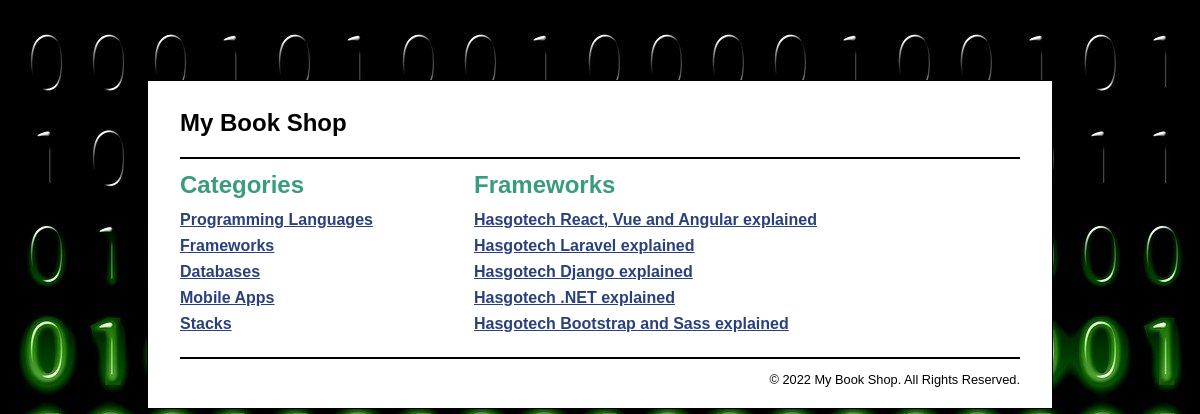
/product_catalog/index.php?category_id=2, run on the app's committed database.
### tables this page shows
CREATE TABLE categories (
  categoryID       INT(11)        NOT NULL   AUTO_INCREMENT,
  categoryName     VARCHAR(255)   NOT NULL,
  PRIMARY KEY (categoryID)
);

CREATE TABLE products (
  productID        INT(11)        NOT NULL   AUTO_INCREMENT,
  categoryID       INT(11)        NOT NULL,
  productCode      VARCHAR(10)    NOT NULL   UNIQUE,
  productName      VARCHAR(255)   NOT NULL,
  listPrice        DECIMAL(10,2)  NOT NULL,
  PRIMARY KEY (productID)
);

### model/category_db.php (called while the page is built, shortened)
<?php
function get_categories() {
    global $db;
    $query = 'SELECT * FROM categories
              ORDER BY categoryID';
    $statement = $db->prepare($query);
    $statement->execute();
    $categories = $statement->fetchAll();
    return $categories;
}
function get_category_name($category_id) {
    global $db;
    $query = 'SELECT * FROM categories
              WHERE categoryID = :category_id';
    $statement = $db->prepare($query);
    $statement->bindValue(':category_id', $category_id);
    $statement->execute();
    $category = $statement->fetch();
    $category_name = $category['categoryName'];
    return $category_name;
}
?>

### model/product_db.php (called while the page is built, shortened)
<?php
function get_products_by_category($category_id) {
    global $db;
    $query = 'SELECT * FROM products
              WHERE products.categoryID = :category_id
              ORDER BY productID';
    $statement = $db->prepare($query);
    $statement->bindValue(":category_id", $category_id);
    $statement->execute();
    $products = $statement->fetchAll();
    return $products;
}
?>

### product_catalog/product_list.php (the view)
<?php include '../view/header.php'; ?>
<main>
    <aside>
        <h1>Categories</h1>
        <nav>
        <ul>
            <?php foreach($categories as $category) : ?>
            <li>
                <a href="?category_id=<?php echo $category['categoryID']; ?>">
                    <?php echo $category['categoryName']; ?>
                </a>
            </li>
            <?php endforeach; ?>
        </ul>
        </nav>
    </aside>
    <section>
        <h1><?php echo $category_name; ?></h1>
        <nav>
        <ul>
            <?php foreach ($products as $product) : ?>
            <li>
                <a href="?action=view_product&amp;product_id=<?php
                          echo $product['productID']; ?>">
                    <?php echo $product['productName']; ?>
                </a>
            </li>
            <?php endforeach; ?>
        </ul>
        </nav>
    </section>
</main>
<?php include '../view/footer.php'; ?>

### main.css (style rules this page uses)
html { background-image: url(images/binary-code-475664_1280.jpg); }
body { margin-top: 5em; font-family: Arial, Helvetica, sans-serif; width: 70%; margin: 5em auto; background-color: white; border: 1px solid black; padding: 0.5em 2em; }
aside { float: left; width: 35%; }
section { float: left; width: 50%; }
h1 { font-size: 150%; margin: .5em 0; }
h1, h2 { color: rgb(58, 156, 127); }
ul { list-style-type: none; margin: 0; padding-left: 0; padding-bottom: 1em; }
li { padding-bottom: 0.5em; }
a { color: rgb(41, 64, 124); font-weight: bold; }

### data on the page
categories: categoryName "Programming Languages"
categories: categoryName "Frameworks"
categories: categoryName "Databases"
categories: categoryName "Mobile Apps"
categories: categoryName "Stacks"
products: productName "Hasgotech React, Vue and Angular explained"
products: productName "Hasgotech Laravel explained"
products: productName "Hasgotech Django explained"
products: productName "Hasgotech .NET explained"
products: productName "Hasgotech Bootstrap and Sass explained"
